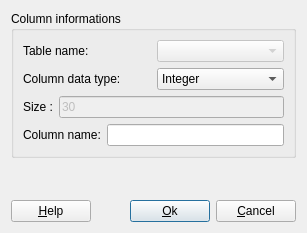
<?xml version="1.0" encoding="UTF-8"?>
<ui version="4.0">
 <class>AddColumnDialogForm</class>
 <widget class="QDialog" name="AddColumnDialogForm">
  <property name="geometry">
   <rect>
    <x>0</x>
    <y>0</y>
    <width>307</width>
    <height>233</height>
   </rect>
  </property>
  <property name="windowTitle">
   <string>Add Column to Table</string>
  </property>
  <layout class="QGridLayout" name="gridLayout_2">
   <item row="0" column="0">
    <layout class="QVBoxLayout" name="verticalLayout_2">
     <item>
      <widget class="QGroupBox" name="groupBox">
       <property name="title">
        <string>Column informations</string>
       </property>
       <layout class="QGridLayout" name="gridLayout">
        <item row="0" column="0">
         <layout class="QVBoxLayout" name="verticalLayout">
          <item>
           <layout class="QHBoxLayout" name="horizontalLayout">
            <item>
             <widget class="QLabel" name="label">
              <property name="text">
               <string>Table name:</string>
              </property>
             </widget>
            </item>
            <item>
             <widget class="QComboBox" name="m_tblNameCBB">
              <property name="enabled">
               <bool>false</bool>
              </property>
             </widget>
            </item>
           </layout>
          </item>
          <item>
           <layout class="QHBoxLayout" name="horizontalLayout_2">
            <item>
             <widget class="QLabel" name="label_2">
              <property name="text">
               <string>Column data type: </string>
              </property>
             </widget>
            </item>
            <item>
             <widget class="QComboBox" name="m_colTypeCBB">
              <item>
               <property name="text">
                <string>Integer</string>
               </property>
              </item>
              <item>
               <property name="text">
                <string>Real</string>
               </property>
              </item>
              <item>
               <property name="text">
                <string>String</string>
               </property>
              </item>
              <item>
               <property name="text">
                <string>Date</string>
               </property>
              </item>
             </widget>
            </item>
           </layout>
          </item>
          <item>
           <layout class="QHBoxLayout" name="horizontalLayout_3">
            <item>
             <widget class="QLabel" name="label_3">
              <property name="text">
               <string>Size :</string>
              </property>
             </widget>
            </item>
            <item>
             <widget class="QLineEdit" name="lineEdit">
              <property name="enabled">
               <bool>false</bool>
              </property>
              <property name="text">
               <string>30</string>
              </property>
             </widget>
            </item>
           </layout>
          </item>
          <item>
           <layout class="QHBoxLayout" name="horizontalLayout_4">
            <item>
             <widget class="QLabel" name="label_4">
              <property name="text">
               <string>Column name:</string>
              </property>
             </widget>
            </item>
            <item>
             <widget class="QLineEdit" name="m_colNameLNE"/>
            </item>
           </layout>
          </item>
         </layout>
        </item>
       </layout>
      </widget>
     </item>
     <item>
      <spacer name="verticalSpacer">
       <property name="orientation">
        <enum>Qt::Vertical</enum>
       </property>
       <property name="sizeHint" stdset="0">
        <size>
         <width>20</width>
         <height>40</height>
        </size>
       </property>
      </spacer>
     </item>
     <item>
      <layout class="QHBoxLayout" name="horizontalLayout_5">
       <item>
        <widget class="te::qt::widgets::HelpPushButton" name="m_helpBTN">
         <property name="text">
          <string>&amp;Help</string>
         </property>
        </widget>
       </item>
       <item>
        <spacer name="horizontalSpacer">
         <property name="orientation">
          <enum>Qt::Horizontal</enum>
         </property>
         <property name="sizeHint" stdset="0">
          <size>
           <width>40</width>
           <height>20</height>
          </size>
         </property>
        </spacer>
       </item>
       <item>
        <widget class="QPushButton" name="m_okBTN">
         <property name="text">
          <string>&amp;Ok</string>
         </property>
         <property name="default">
          <bool>true</bool>
         </property>
        </widget>
       </item>
       <item>
        <widget class="QPushButton" name="m_cancelBTN">
         <property name="text">
          <string>&amp;Cancel</string>
         </property>
        </widget>
       </item>
      </layout>
     </item>
    </layout>
   </item>
  </layout>
 </widget>
 <customwidgets>
  <customwidget>
   <class>te::qt::widgets::HelpPushButton</class>
   <extends>QPushButton</extends>
   <header>terralib/qt/widgets/help/HelpPushButton.h</header>
  </customwidget>
 </customwidgets>
 <tabstops>
  <tabstop>m_colNameLNE</tabstop>
  <tabstop>m_okBTN</tabstop>
  <tabstop>m_helpBTN</tabstop>
  <tabstop>m_tblNameCBB</tabstop>
  <tabstop>m_colTypeCBB</tabstop>
  <tabstop>lineEdit</tabstop>
  <tabstop>m_cancelBTN</tabstop>
 </tabstops>
 <resources/>
 <connections/>
</ui>
